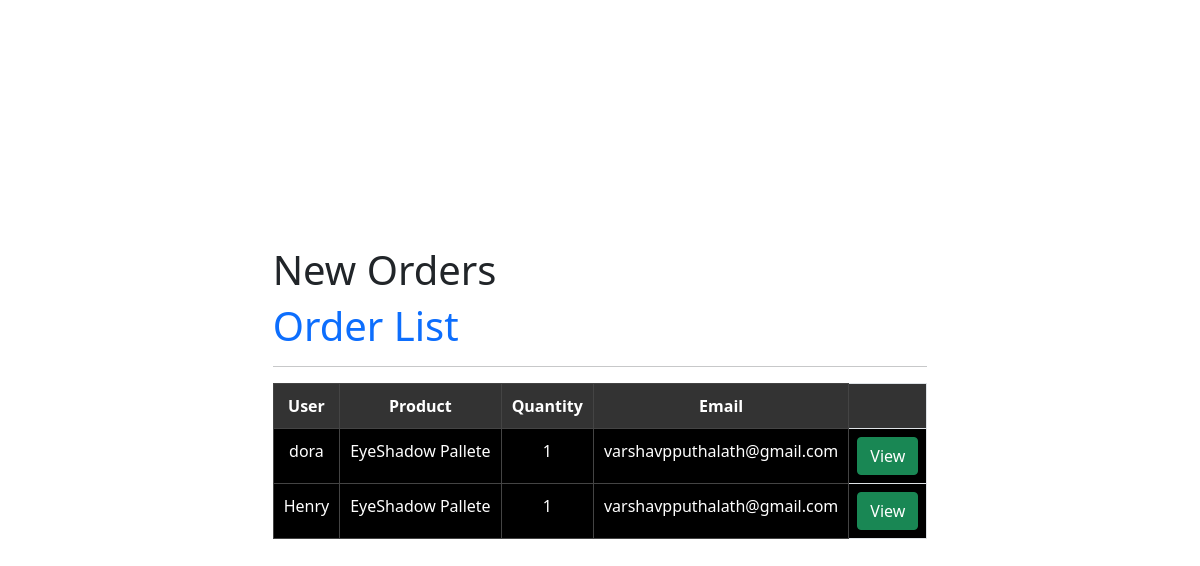
Page /new_order_list on the committed database.
### UserApp/models.py (models this page shows)
class Orders(models.Model):
    product=models.ForeignKey(Cart,on_delete=models.CASCADE)
    user=models.ForeignKey(User,on_delete=models.CASCADE)
    address=models.TextField(max_length=200)
    email=models.EmailField()
    options=(
        ('order-placed','order-placed'),
        ('cancelled','cancelled'),
        ('dispatched','dispatched'),
        ('delivered','delivered'),
    )
    status=models.CharField(max_length=100,default="order-placed",choices=options)
    date=models.DateField(auto_now_add=True)
    exp_date=models.DateField(null=True,blank=True)

class Cart(models.Model):
    product=models.ForeignKey(Products,on_delete=models.CASCADE)
    user=models.ForeignKey(User,on_delete=models.CASCADE)
    quantity=models.PositiveIntegerField(default=1)
    date=models.DateField(auto_now_add=True)
    options=(
        ("in-cart","in-cart"),
        ("order-placed","order-placed"),
        ("cancelled","cancelled"),
    )
    status=models.CharField(max_length=100,default="in-cart",choices=options)

### AdminApp/models.py (models this page shows, shortened)
class Products(models.Model):
    product_name=models.CharField(max_length=100)
    price=models.PositiveIntegerField()
    description=models.TextField(max_length=100)
    rating=models.PositiveIntegerField(null=True,blank=True)
    image=models.ImageField(upload_to="images")
    category=models.ForeignKey(Category,on_delete=models.CASCADE)

### AdminApp/views.py (the view)
# urls.py: path('new_order_list',views.NewOrderList.as_view(),name="new_order_list"),
class NewOrderList(ListView):
    template_name='dashboard.html'
    model=Orders
    context_object_name="orders"
    def get_queryset(self):
        return Orders.objects.filter(status="order-placed")

### UserApp/context_processors.py (called while the page is built)
def cart_count(request):
    if request.user.is_authenticated:
        count=Cart.objects.filter(user=request.user,status="in-cart").count()
        return {'count':count}
    else:
        return {'count':0}

def order_count(request):
    if request.user.is_authenticated:
        order_count=Orders.objects.filter(user=request.user,status="order-placed").count
        return {'order_count':order_count}
    else:
        return {'order_count':0}

### AdminApp/templates/dashboard.html (shortened to what this page needs)
<!DOCTYPE html>
<html lang="en">
<head>
  <link rel="stylesheet"
    href="https://cdnjs.cloudflare.com/ajax/libs/twitter-bootstrap/5.0.0-beta1/css/bootstrap.min.css" />
  <link rel="stylesheet" href="https://cdnjs.cloudflare.com/ajax/libs/font-awesome/5.15.2/css/all.min.css" />
</head>
<body class="d-flex vw-100 vh-100 align-items-center justify-content-center">
  <div>
    <h1>New Orders
      <h1><a href="{% url 'all_order_list' %}" style="text-decoration: none;">Order List</a></h1>
    </h1>
    <hr>
    {% block content %}
    {% if orders %}
    <table class="table table-bordered" style="background-color: black; color: white; text-align: center;">
      <thead style="background-color: #333;">
        <tr>
          <th style="padding: 10px; border: 1px solid #444;">User</th>
          <th style="padding: 10px; border: 1px solid #444;">Product</th>
          <th style="padding: 10px; border: 1px solid #444;">Quantity</th>
          <th style="padding: 10px; border: 1px solid #444;">Email</th>
          <th></th>
        </tr>
      </thead>
      <tbody>
        {% for i in orders %}
        <tr>
          <td style="padding: 10px; border: 1px solid #444;">{{ i.user.username }}</td>
          <td style="padding: 10px; border: 1px solid #444;">{{ i.product.product.product_name }}</td>
          <td style="padding: 10px; border: 1px solid #444;">{{ i.product.quantity }}</td>
          <td style="padding: 10px; border: 1px solid #444;">{{ i.email }}</td>
          <td>
            <a href="" class="btn btn-success">View</a>
          </td>
        </tr>
        {% endfor %}
  </div>
  {% endif %}
  {% endblock %}
</body>
</html>

### rows in the picture
Orders: user.username "dora", product.product.product_name "EyeShadow Pallete", product.quantity "1", email "varshavpputhalath@gmail.com"
Orders: user.username "Henry", product.product.product_name "EyeShadow Pallete", product.quantity "1", email "varshavpputhalath@gmail.com"
